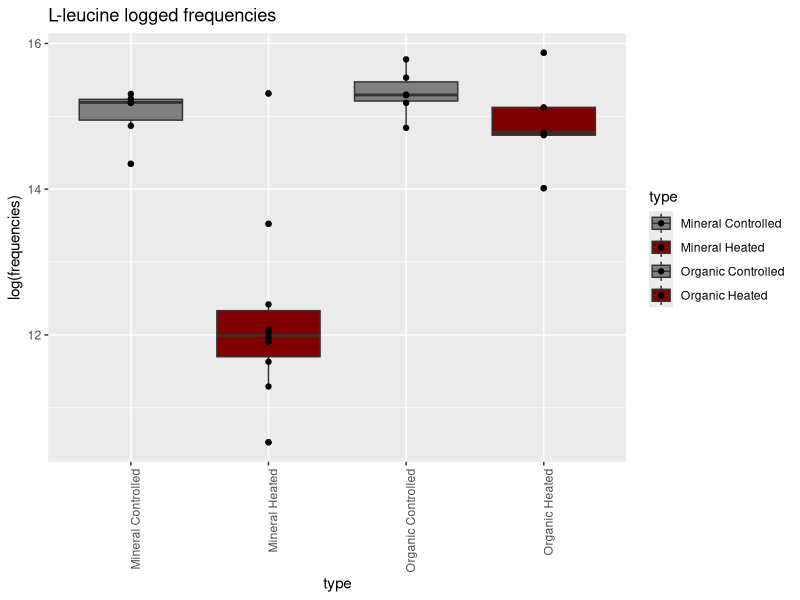

This chart was generated by the following R code:
## ---- chunk 1
knitr::opts_chunk$set(echo = TRUE)
## ---- chunk 2
library(tidyverse)
library(ggplot2)
library(data.table)
data <- as.data.frame(read.csv("EMSL_PNNL.csv"), header=TRUE)
data_Ll <- data[51,]
data_Ll_wrangled <- data_Ll %>% gather("M_C_4_AB",	"M_C_7_AB",	"M_C_12_AB",	"M_C_14_AB",	"M_C_19_AB",	"M_C_30_AB",	"M_H_2_AB",	"M_H_2B",	"M_H_4_AB",	"M_H_11_AB",	"M_H_17_AB",	"M_H_26_AB",	"M_H_28_AB",	"M_H_30_AB",	"M_H_32_AB",	"M_H_34_AB",	"O_C_4_AB",	"O_C_12_AB",	"O_C_14_AB",	"O_C_19_AB",	"O_C_27_AB",	"O_C_34_AB",	"O_H_2_AB",	"O_H_4_AB",	"O_H_11_AB",	"O_H_17_AB",	"O_H_32_AB", key="type", value="frequencies")
data_Ll_wrangled$type <- c("Mineral Controlled", "Mineral Controlled", "Mineral Controlled", "Mineral Controlled", "Mineral Controlled", "Mineral Controlled", "Mineral Heated", "Mineral Heated", "Mineral Heated", "Mineral Heated", "Mineral Heated", "Mineral Heated", "Mineral Heated", "Mineral Heated", "Mineral Heated", "Mineral Heated", "Organic Controlled", "Organic Controlled", "Organic Controlled", "Organic Controlled", "Organic Controlled", "Organic Controlled", "Organic Heated", "Organic Heated", "Organic Heated", "Organic Heated", "Organic Heated")
## ---- chunk 3
Ll <- ggplot(data_Ll_wrangled, aes(type, log(frequencies), fill=type)) + 
  geom_boxplot() + 
  geom_point() +
  scale_fill_manual(values=c("#808080", "#800000", "#808080", "#800000")) +
  labs(title="L-leucine logged frequencies") +
  theme(axis.text.x = element_text(angle = 90, hjust = 1))
png("L_leucine.png", width = 350, height = 350)
print(Ll)
while (!is.null(dev.list()))  dev.off()
